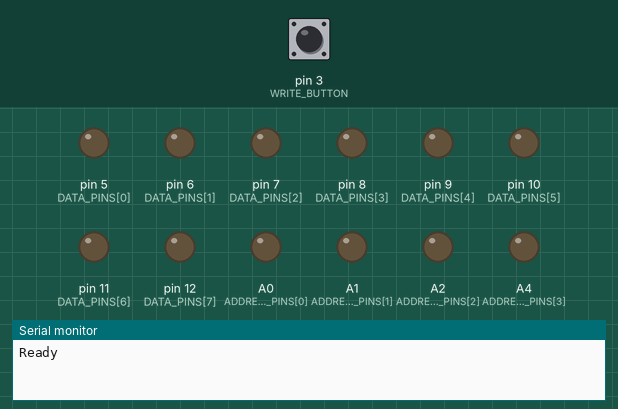
Bench run of a program on a simulated Arduino Uno, built with avr-gcc and run on an emulated ATmega328P. On the bench: output pins drawn as LEDs (lit = HIGH), the last lines printed to the serial monitor. Dashed ring = blinking. The inputs (shaded band) are chosen by the test bench; at power-on: pin 3 (WRITE_BUTTON) HIGH.

Above: at 1.2 s.
1.3 s: pin 3 (WRITE_BUTTON) pulled LOW for 0.15 s
At 2.5 s:
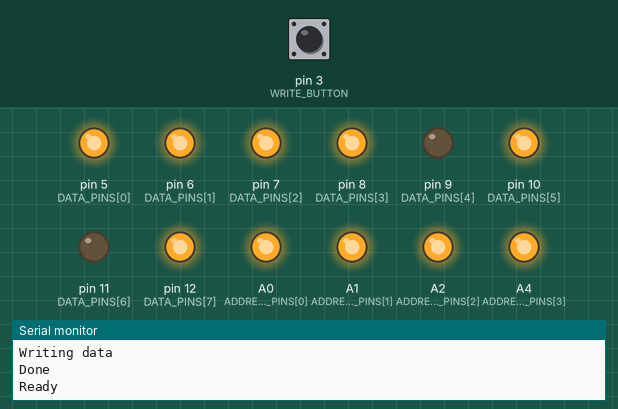
3.2 s: pin 3 (WRITE_BUTTON) pulled LOW for 3.2 s
At 3.36 s:
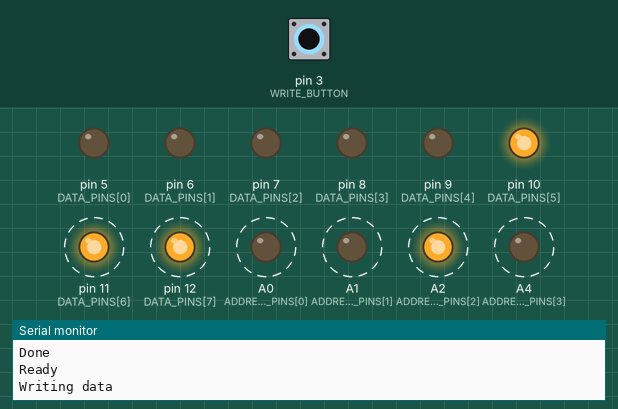
7.9 s: pin 3 (WRITE_BUTTON) driven LOW
At 8.28 s:
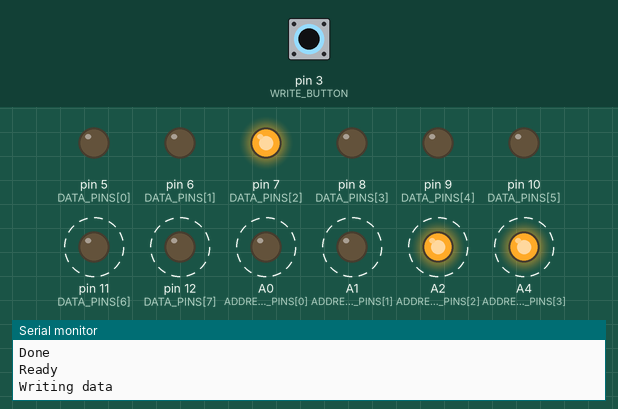
10.9 s: pin 3 (WRITE_BUTTON) driven HIGH
At 11.23 s:
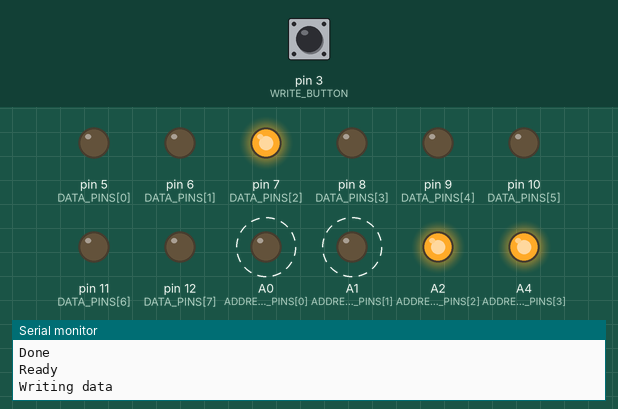
12.6 s: pin 3 (WRITE_BUTTON) driven LOW
At 13.23 s:
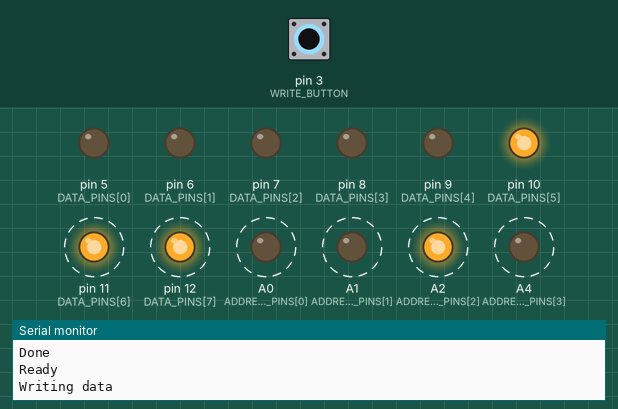
15.6 s: pin 3 (WRITE_BUTTON) pulsed HIGH 5 times (0.12 s each, 0.3 s apart)
Timing chart, 0 to 61.4 s (numbered marks = the images above; inputs shaded):
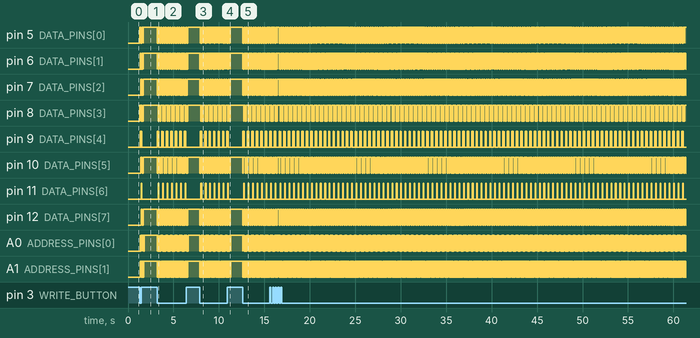

The program:

main.cpp
```cpp
#include <Arduino.h>

#include "code.h"
#include "constants.h"

void setup() {
    Serial.begin(9600);
    pinMode(WRITE_BUTTON, INPUT_PULLUP);
    for (pin p : ADDRESS_PINS) { pinMode(p, OUTPUT); }
    for (pin p : DATA_PINS) { pinMode(p, OUTPUT); }
}

void loop() {
    Serial.println("Ready");
    while (digitalRead(WRITE_BUTTON)) {}

    Serial.println("Writing data");

    digitalWrite(RAM_WRITE_ENABLE_PIN, LOW);
    delay(RAM_UPDATE_INTERVAL);

    for (uint8_t addr = 0; addr < RAM_SIZE; addr++) {
        for (uint8_t i = 0; i < 4; i++) {
            digitalWrite(ADDRESS_PINS[i], ((1 << i) & addr) != 0 ? HIGH : LOW);
        }

        for (uint8_t i = 0; i < 8; i++) {
            digitalWrite(DATA_PINS[i], ((1 << i) & code[addr]) != 0 ? HIGH : LOW);
        }

        delay(RAM_UPDATE_INTERVAL);
        digitalWrite(RAM_WRITE_ENABLE_PIN, HIGH);
        delay(RAM_UPDATE_INTERVAL);
        digitalWrite(RAM_WRITE_ENABLE_PIN, LOW);
        delay(RAM_UPDATE_INTERVAL);
    }

    Serial.println("Done");
}
```

code.h
```cpp
#ifndef ARDUINO_FLASHER_CODE_H
#define ARDUINO_FLASHER_CODE_H

#include <Arduino.h>

constexpr byte LDA = 0b00000000;
constexpr byte ADD = 0b00010000;
constexpr byte SUB = 0b00100000;
constexpr byte OUT = 0b11100000;
constexpr byte HLT = 0b11110000;
constexpr byte XX = 0b010101111;

byte code[16] = {
    LDA + 9,
    ADD + 10,
    ADD + 11,
    SUB + 12,
    OUT,
    HLT,
    XX,
    XX,
    XX,
    1,
    2,
    3,
    4,
    XX,
    XX,
    XX
};

#endif //ARDUINO_FLASHER_CODE_H
```

constants.h
```cpp
//
// Created by robertlucas on 28/12/23.
//

#ifndef ARDUINO_FLASHER_CONSTANTS_H
#define ARDUINO_FLASHER_CONSTANTS_H

#include "Arduino.h"

typedef uint8_t pin;

constexpr unsigned long RAM_UPDATE_INTERVAL = 10;

constexpr pin WRITE_BUTTON = 3;

constexpr pin RAM_WRITE_ENABLE_PIN = 4;

constexpr pin ADDRESS_PINS[4] = {A0, A1, A2, A4};

constexpr pin DATA_PINS[8] = {5, 6, 7, 8, 9, 10, 11, 12};

constexpr uint8_t RAM_SIZE = 16;

#endif //ARDUINO_FLASHER_CONSTANTS_H
```

Measured:
- after the input at 1.3 s, pin 6 (DATA_PINS[1]): goes HIGH 0.06 s, LOW 0.09 s, HIGH 0.09 s, LOW 0.03 s, HIGH 0.06 s, LOW 0.03 s, then HIGH, starting at once; pin 7 (DATA_PINS[2]): goes HIGH 0.03 s, LOW 0.06 s, HIGH 0.09 s, LOW 0.09 s, then HIGH, starting after 0.10 s
- after the input at 10.9 s, pin 5 (DATA_PINS[0]), pin 6 (DATA_PINS[1]): goes on until 11.3 s, then stays HIGH
